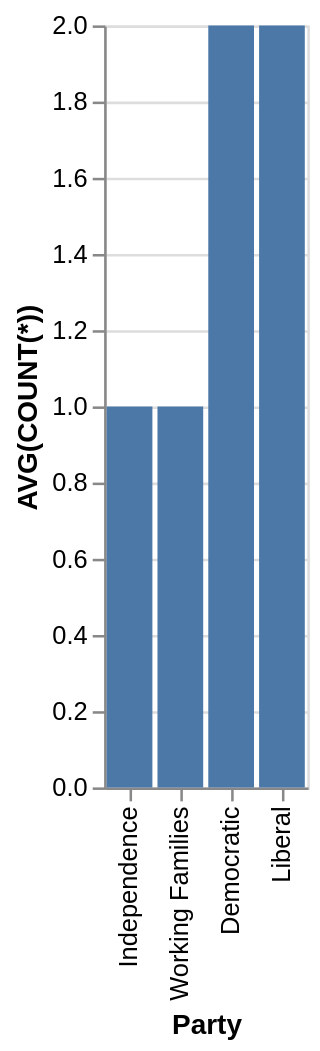

Write a Vega-Lite specification for this figure.
### Vega-Lite specification from a JSON file in a GitHub repository (floating-point values rounded to 4 significant figures)
{"data": {"values": [{"x_data": "Independence", "y_data": 1}, {"x_data": "Working Families", "y_data": 1}, {"x_data": "Democratic", "y_data": 2}, {"x_data": "Liberal", "y_data": 2}]}, "mark": "bar", "encoding": {"x": {"field": "x_data", "type": "nominal", "title": "Party", "sort": {"op": "sum", "field": "y_data", "order": "ascending"}}, "y": {"field": "y_data", "type": "quantitative", "title": "AVG(COUNT(*))"}}}
